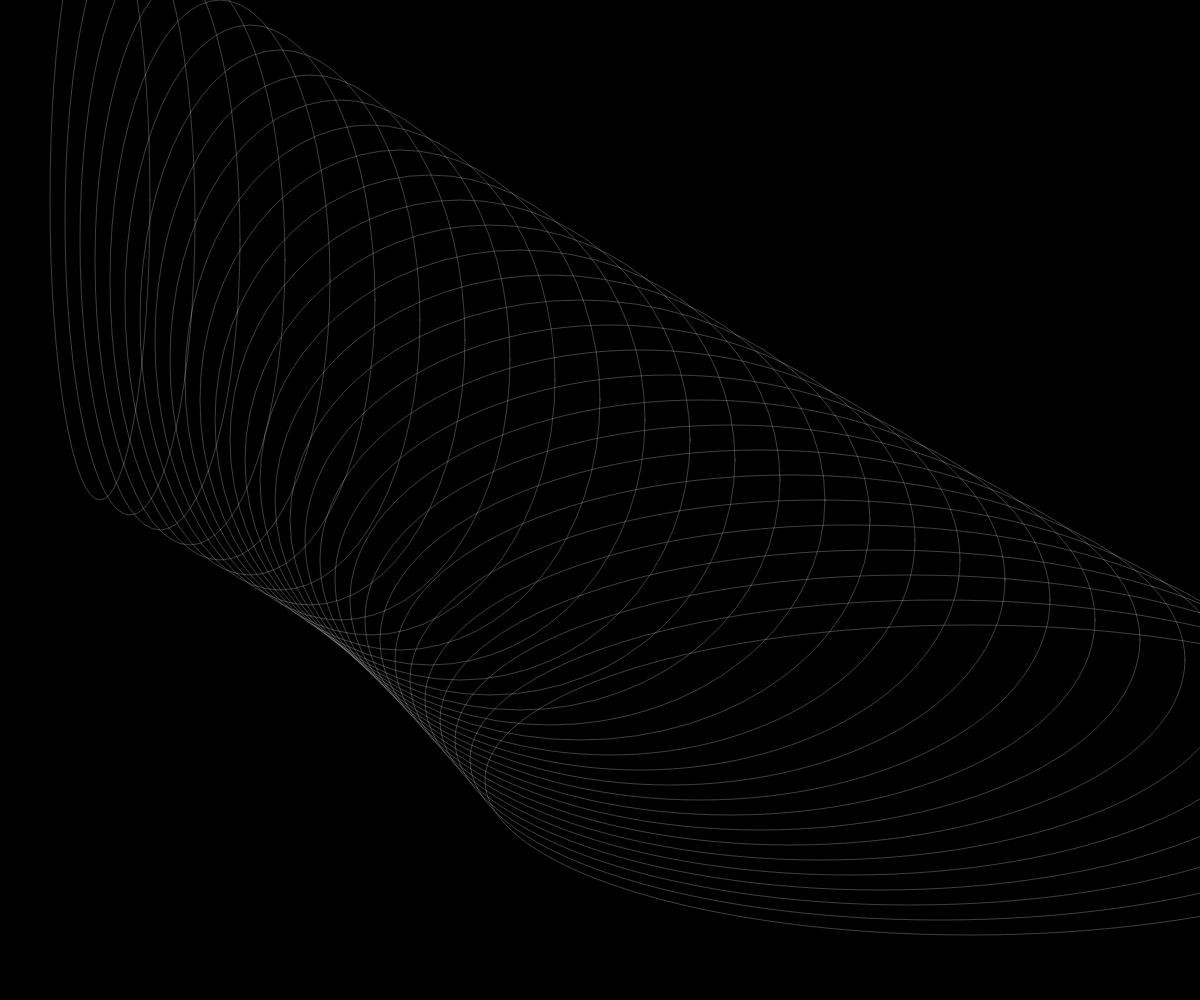
Frame 1 (no input)
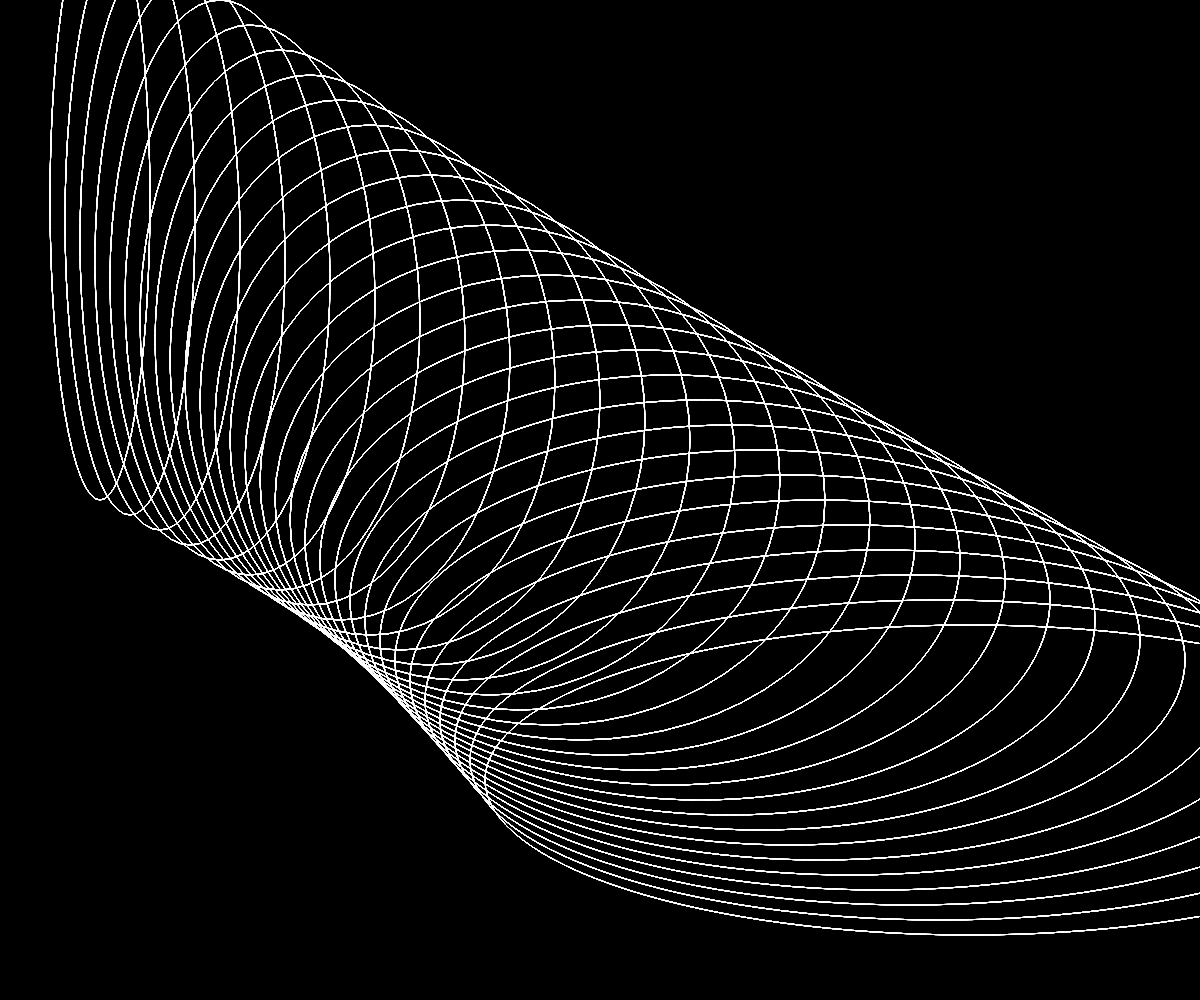
Frame 60 (no input)
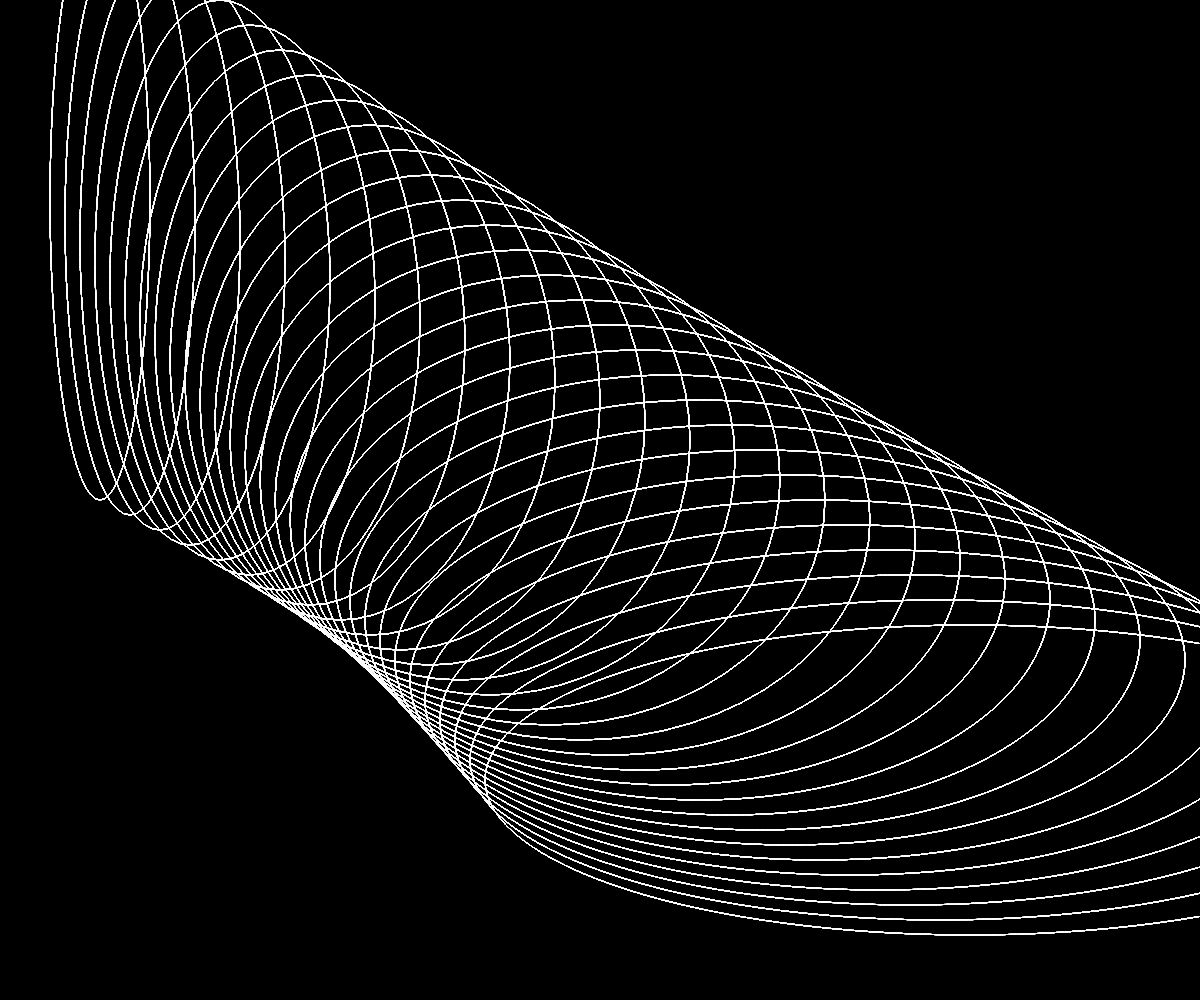
Frame 120 (the mouse pressed at the canvas centre since frame 60)

The p5.js sketch that drew these frames (run headless with seeded random() and noise() and a simulated clock; from frame 60 on, the mouse is pressed at the canvas centre):

// p5.js sketch
// ── sketch.js
function setup() {
    createCanvas(windowWidth, windowHeight);
    background(0);
    colorMode(HSB);
    // smooth();
}

function draw(){
    noFill();
    strokeWeight(.25);
    stroke(255, 100);

    for (i = 0;i < 300; i+=10) {
      ellipse(100 + i*3, 200 + i*2, 100+i*3, 600-i);
      // ellipse(width/2 + i, height/2-i, 100+i*5, 100-i*5);
    }
}
